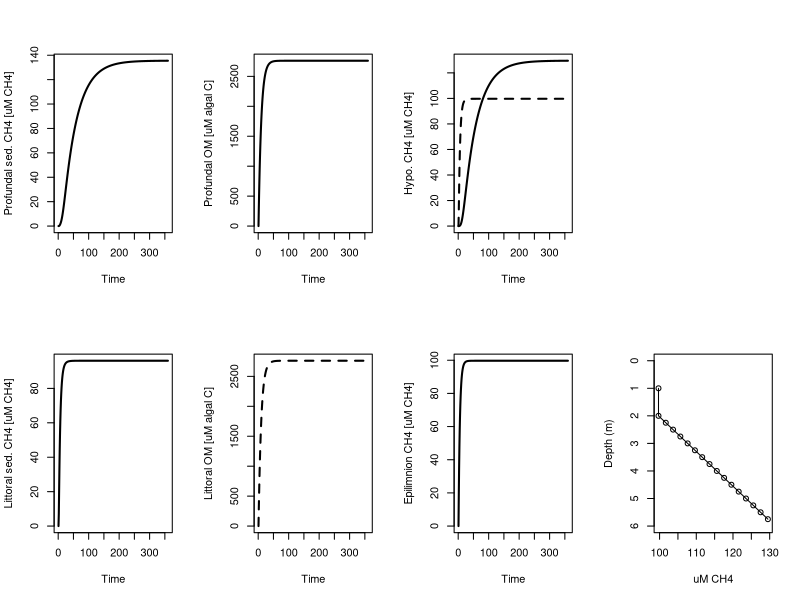

Generate this figure with R:
##### Simplest CH4 ecosystem model
##### 11-10-14
##### WEW & SEJ

rm(list=ls())

library(deSolve)

#### set up ordinary differential equations (ODEs) in function for deSolve to use for each time step
	# State variables:
	#	1 to (n-1): vector of CH4 in hypolimnion layers
	#	n: CH4 in epilimnion

timeStepCH4<-function(time,y,params,As,Vs){
	with(as.list(params),{
		# state variables
		H=y[1:N]	# CH4 in hypolimnion
		P=y[(N+1)]
		Psom=y[(N+2)]	# sediment organic matter in profundal sediment
		L=y[(N+3)]	# CH4 in littoral sediment
		Lsom=y[(N+4)]	# sediment organic matter in littoral sediment
		E=y[(N+5)]	# CH4 in epilimnion
	
		dH.dt=numeric(N)
	
		# forcing data
		GPP=varied_GPP(time)
		atmCH4=varied_atmCH4(time)
		k=varied_k(time)
		
		#dP.dt=production-diffusion; assuming no ebullition
		#		production=f(Psom,yield)
		#		diffusion=f(H,Pdiff)
		dP.dt=maxPsomUptake*Psom/(kPprod*(As[1]*activeLayerDepth)+Psom)*Psom*yield-(1/deltaZ)*Pdiff*(P/(As[1]*activeLayerDepth)-H[1]/Vs[1])*As[1]
		#dPsom.dt=settling material-conversion to methane-permanent burial
		#		settling=f(GPP,settling)
		#		conversion=f(Psom)
		#		burial=f(Psom)
		dPsom.dt=As[1]*GPP*zmix*sed-maxPsomUptake*Psom/(kPprod*(As[1]*activeLayerDepth)+Psom)*Psom-Psom*permBuryP
		#dH.dt=diffusion; assuming no ebullition
		#		diffusion=f(H,Dt)
		dH.dt[1]=(1/deltaZ)*(Pdiff*(P/(As[1]*activeLayerDepth)-H[1]/Vs[1])*As[1]+Hdiff*(H[2]/Vs[2]-H[1]/Vs[1])*As[2])
		for(i in 2:(N-1)){
			dH.dt[i]=(1/deltaZ)*Hdiff*((H[(i+1)]/Vs[(i+1)]-H[i]/Vs[i])*As[(i+1)]+(H[(i-1)]/Vs[(i-1)]-H[i]/Vs[i])*As[i])
		}
		dH.dt[N]=(1/deltaZ)*Hdiff*((E/Vs[(N+1)]-H[N]/Vs[N])*As[(N+1)]+(H[(N-1)]/Vs[N-1]-H[i]/Vs[i])*As[N])
		#dL.dt=production-diffusion-ebullition
		#		production=f(Lsom,yield)
		#		diffusion=f(E,L,???)
		#		ebullition=f(L,???)
		dL.dt=maxLsomUptake*Lsom/(kLprod*(As[(N+2)]*activeLayerDepth)+Lsom)*Lsom*yield-(1/deltaZ)*Ldiff*(L/(As[(N+2)]*activeLayerDepth)-E/Vs[(N+1)])*As[(N+2)]-ebull*L
		#dLsom.dt=settling material - conversion to methane - permanent burial
		#		settling=f(GPP,settling)
		#		conversion=f(Lsom)
		#		burial=f(Lsom)
		dLsom.dt=As[(N+2)]*GPP*zmix*sed-maxLsomUptake*Lsom/(kLprod*(As[(N+2)]*activeLayerDepth)+Lsom)*Lsom-Lsom*permBuryL
		#dEdt=production+diffusion (littoral and profundal)-atm. diffusion-oxidation
		#		production=f(GPP)????
		#		diffusion=f(E,L,P,???)
		#		atm. diffusion=f(E,atm)
		#		oxidation=f(E)
		dE.dt=GPP*Eprod*Vs[(N+1)]+(1/deltaZ)*Hdiff*(E/Vs[(N+1)]-H[N]/Vs[N])*As[(N+1)]+(1/deltaZ)*Ldiff*(L/(As[(N+2)]*activeLayerDepth)-E/Vs[(N+1)])*As[(N+2)]-k*(E/Vs[(N+1)]-atmCH4)*As[(N+3)]
		
		list(c(dH.dt,dP.dt,dPsom.dt,dL.dt,dLsom.dt,dE.dt))
	})
}


#### Parameters
zmax=6
zmix=2	# Mixed layer depth of lake; [m]
deltaZ=0.25					# hypolimnion slice thickness; [m]
N=(zmax-zmix)/deltaZ			# number of hypolimnion slices;
activeLayerDepth=0.2	# Active layer depth of sediments; [m]
Pdiff=0.05		# diffusivity; [m2 d-1]
Hdiff=0.15		# diffusivity; [m2 d-1]
sed=0.3		# Proportion of areal GPP that settles to sediments; []
maxPsomUptake=0.04	# Maximum rate of Psom uptake; [d-1]
kPprod=10		# half-saturation constant for methane production in profundal; [mol algal C m-3]
maxLsomUptake=0.04	# Maximum rate of Psom uptake; [d-1]
kLprod=10		# half-saturation constant for methane production in profundal; [mol algal C m-3]
permBuryP=0.1	# permanent burial of Psom; [d-1]
permBuryL=0.1	# permanent burial of Lsom; [d-1]
yield=0.25		# Molar yield of CH4 from algal C; [mol CH4 (mol algal C)-1]
Ldiff=0.05		# diffusivity; [m2 d-1]
ebull=0.1		# Fraction of production released as ebullition [d-1] -> could be a more complex function that causes ebullition at a critical saturating concentration; could also be probabalistic
Eprod=0.0001	# Epilimnetic CH4 production per unit GPP; [mol CH4 (mol C)-1]
oxE=0.99		# Fraction of epilimnion CH4 lost to oxidation; [d-1]

# for now an upside-down tophat shaped lake with radius of pelagic=900 m, and littoral zone 100 m wide
As=c(rep(pi*900^2,N+1),(pi*1000^2-pi*900^2),pi*1000^2)		# interface areas; [m2]
Vs=c(rep(pi*900^2*deltaZ,N),pi*1000^2*zmix)		# layer volumes; [m3]

params=c(activeLayerDepth=activeLayerDepth,deltaZ=deltaZ,N=16,Pdiff=Pdiff,Hdiff=Hdiff,zmix=zmix,sed=sed,maxPsomUptake=maxPsomUptake,kPprod=kPprod,maxLsomUptake=maxLsomUptake,kLprod=kLprod,permBuryP=permBuryP,permBuryL=permBuryL,yield=yield,Ldiff=Ldiff,ebull=ebull,Eprod=Eprod,oxE)



#### forcing data (GPP, atmCH4, k) and run parameters
nTimeSteps=360
t.s=1:nTimeSteps

# Could load observations, model output, or set to a constant
constant_GPP=0.1	# [mol C m-3 d-1]Jake says this is average for morris --> Stuart will remember how to do this dynamically
constant_atmCH4=0.1	# [mol CH4 m-3]Will thinks this is about right --> We can check this and use whatever the global average is
constant_k=0.4	# [m d-1]using a decent number for UNDERC lakes

obs_GPP=NULL	# can be set to two column matrix with simulation timestep in first column and observed/modeled GPP [mol C m-3 d-1] in second column
obs_atmCH4=NULL	# can be set to two column matrix with simulation timestep in first column and observed/modeled atmCH4 [mol CH4 m-3] in second column
obs_k=NULL	# can be set to two column matrix with simulation timestep in first column and observed/modeled k [m d-1] in second column

# generate approxfun functions for use in model integration
if(is.null(obs_GPP)){
	varied_GPP=approxfun(x=1:nTimeSteps,y=rep(constant_GPP,nTimeSteps),method="linear",rule=2)
}else{
	varied_GPP=approxfun(x=obsGPP[,1],y=obs_GPP[,2],method="linear",rule=2)
}
if(is.null(obs_atmCH4)){
	varied_atmCH4=approxfun(x=1:nTimeSteps,y=rep(constant_atmCH4,nTimeSteps),method="linear",rule=2)
}else{
	varied_atmCH4=approxfun(x=obs_atmCH4[,1],y=obs_atmCH4[,2],method="linear",rule=2)
}
if(is.null(obs_k)){
	varied_k=approxfun(x=1:nTimeSteps,y=rep(constant_k,nTimeSteps),method="linear",rule=2)
}else{
	varied_k=approxfun(x=obs_k[,1],y=obs_k[,2],method="linear",rule=2)
}


# initial values
init=rep(0,(N+5))		# [mol CH4] starting all the same (sort of like after mixis); 200 uM
	
#### integrate model
out=ode(y=init,times=t.s,func=timeStepCH4,parms=params,As=As,Vs=Vs)

#### plot output
profundalSedV=As[1]*activeLayerDepth
littoralSedV=As[(N+2)]*activeLayerDepth

# generate concentration data in uM CH4
outConc=out
outConc[,2:(N+1)]=out[,2:(N+1)]/Vs[1:N]*1000
outConc[,(N+2)]=out[,(N+2)]/profundalSedV*1000
outConc[,(N+3)]=out[,(N+3)]/profundalSedV*1000
outConc[,(N+4)]=out[,(N+4)]/littoralSedV*1000
outConc[,(N+5)]=out[,(N+5)]/littoralSedV*1000
outConc[,(N+6)]=out[,(N+6)]/Vs[(N+1)]*1000

dev.new()
par(mfrow=c(2,4))
plot(outConc[,1],outConc[,(N+2)],type='l',lwd=2,xlab="Time",ylab="Profundal sed. CH4 [uM CH4]",col='black')
plot(outConc[,1],outConc[,(N+3)],type='l',lwd=2,xlab="Time",ylab="Profundal OM [uM algal C]",col='black')
plot(outConc[,1],outConc[,2],type='l',lwd=2,xlab="Time",ylab="Hypo. CH4 [uM CH4]",col='black',ylim=range(outConc[,2:(N+1)]))
lines(outConc[,1],outConc[,(N+1)],lty=2,lwd=2)
plot(1,1,cex=0,axes=FALSE,xlab="",ylab="")
plot(outConc[,1],outConc[,(N+4)],type='l',lwd=2,xlab="Time",ylab="Littoral sed. CH4 [uM CH4]",col='black')
plot(outConc[,1],outConc[,(N+5)],type='l',lwd=2,xlab="Time",ylab="Littoral OM [uM algal C]",col='black',lty=2)
plot(outConc[,1],outConc[,(N+6)],type='l',lwd=2,xlab="Time",ylab="Epilimnion CH4 [uM CH4]",col='black')
plot(outConc[nTimeSteps,c(2:(N+1),(N+6))],c(seq((zmax-deltaZ),zmix,-deltaZ),zmix/2),type='o',ylim=c(zmax,0),ylab="Depth (m)",xlab="uM CH4")
